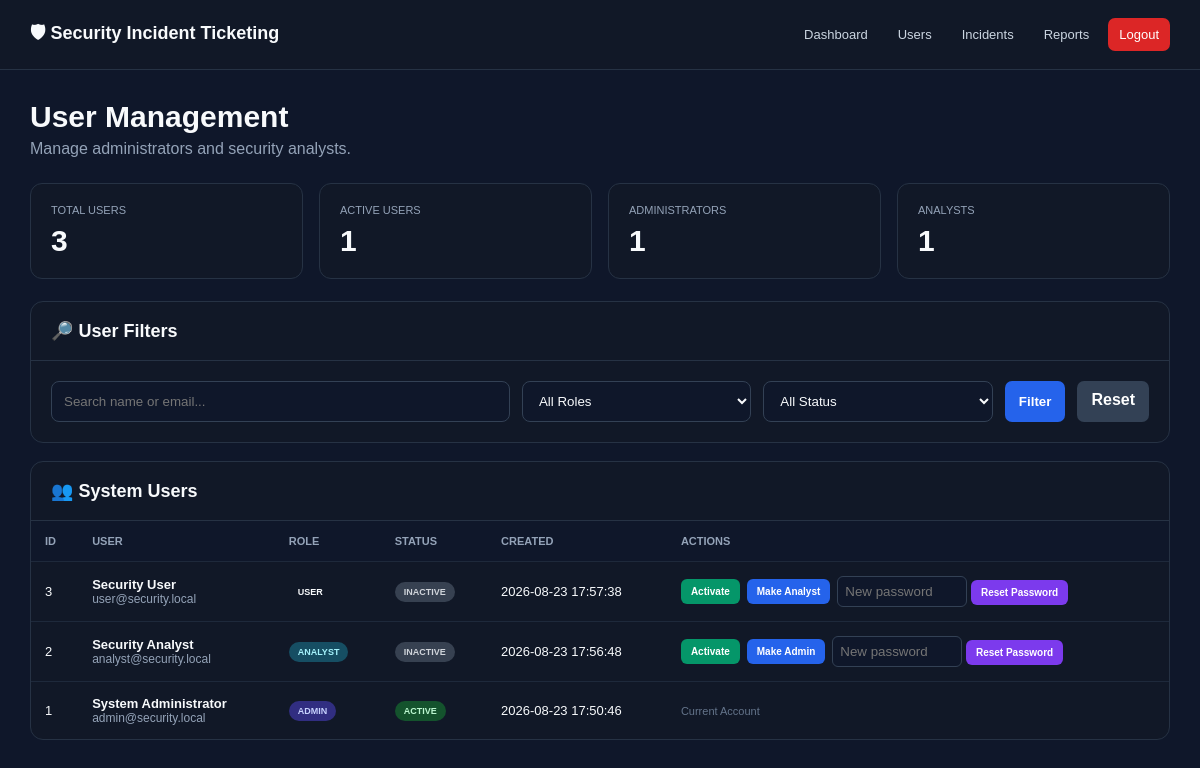
The page /admin/users.php (signed in) on the database its author committed.
### tables this page shows
CREATE TABLE `users` (
  `id` int UNSIGNED NOT NULL,
  `name` varchar(100) NOT NULL,
  `email` varchar(150) NOT NULL,
  `password` varchar(255) NOT NULL,
  `role` enum('admin','analyst','user') NOT NULL DEFAULT 'user',
  `status` enum('active','inactive') NOT NULL DEFAULT 'active',
  `created_at` timestamp NULL DEFAULT CURRENT_TIMESTAMP
);

### config/security.php (called while the page is built, shortened)
<?php
function e(?string $value): string
{
    return htmlspecialchars(
        $value ?? '',
        ENT_QUOTES,
        'UTF-8'
    );
}

### admin/users.php (the view, shortened to what this page needs)
<?php
require_once __DIR__ . '/../config/database.php';
require_once __DIR__ . '/../config/security.php';
$search =
    trim(
        $_GET['search'] ?? ''
    );
$sql = "
    SELECT
        id,
        name,
        email,
        role,
        status,
        created_at
    FROM users
    WHERE 1 = 1
";
$params = [];
$sql .= "
    ORDER BY created_at DESC
";
$stmt =
    $pdo->prepare($sql);
$stmt->execute($params);
$users =
    $stmt->fetchAll();
$totalUsers =
    count($users);
$activeUsers = 0;
$adminUsers = 0;
$analystUsers = 0;
foreach (
    $users
    as $user
) {
    if (
        $user['status']
        ===
        'active'
    ) {
        $activeUsers++;
    }
    if (
        $user['role']
        ===
        'admin'
    ) {
        $adminUsers++;
    }
    if (
        $user['role']
        ===
        'analyst'
    ) {
        $analystUsers++;
    }
}
?>
<!DOCTYPE html>
<html lang="en">
<head>
</head>
<body>
<div class="navbar">
    <div class="brand">
        🛡 Security Incident Ticketing
    </div>
    <div class="nav-links">
        <a href="dashboard.php">
            Dashboard
        </a>
        <a href="users.php">
            Users
        </a>
        <a href="incidents.php">
            Incidents
        </a>
        <a href="../reports/incidents-report.php">
            Reports
        </a>
        <a
            href="../auth/logout.php"
            class="logout"
        >
            Logout
        </a>
    </div>
</div>
<div class="container">
    <div class="header">
        <h1>
            User Management
        </h1>
        <p>
            Manage administrators and security analysts.
        </p>
    </div>
    <div class="stats">
        <div class="stat">
            <div class="stat-label">
                Total Users
            </div>
            <div class="stat-value">
                <?= e(
                    (string)$totalUsers
                ) ?>
            </div>
        </div>
        <div class="stat">
            <div class="stat-label">
                Active Users
            </div>
            <div class="stat-value">
                <?= e(
                    (string)$activeUsers
                ) ?>
            </div>
        </div>
        <div class="stat">
            <div class="stat-label">
                Administrators
            </div>
            <div class="stat-value">
                <?= e(
                    (string)$adminUsers
                ) ?>
            </div>
        </div>
        <div class="stat">
            <div class="stat-label">
                Analysts
            </div>
            <div class="stat-value">
                <?= e(
                    (string)$analystUsers
                ) ?>
            </div>
        </div>
    </div>
    <div class="card">
        <div class="card-header">
            <h2>
                🔎 User Filters
            </h2>
        </div>
        <form
            method="GET"
            action="users.php"
            class="filters"
        >
            <input
                type="text"
                name="search"
                placeholder="Search name or email..."
                value="<?= e(
                    $search
                ) ?>"
            >
            <select name="role">
                <option value="">
                    All Roles
                </option>
            </select>
            <select name="status">
                <option value="">
                    All Status
                </option>
            </select>
            <button
                type="submit"
                class="filter-btn"
            >
                Filter
            </button>
            <a
                href="users.php"
                class="reset"
            >
                Reset
            </a>
        </form>
    </div>
    <br>
    <div class="card">
        <div class="card-header">
            <h2>
                👥 System Users
            </h2>
        </div>
        <?php if (!$users): ?>
            <div class="empty">
                No users found.
            </div>
        <?php else: ?>
            <div class="table-wrapper">
                <table>
                    <thead>
                        <tr>
                            <th>
                                ID
                            </th>
                            <th>
                                User
                            </th>
                            <th>
                                Role
                            </th>
                            <th>
                                Status
                            </th>
                            <th>
                                Created
                            </th>
                            <th>
                                Actions
                            </th>
                        </tr>
                    </thead>
                    <tbody>
                    <?php foreach (
                        $users
                        as $user
                    ): ?>
                        <tr>
                            <td>
                                <?= e(
                                    (string)$user['id']
                                ) ?>
                            </td>
                            <td>
                                <div class="name">
                                    <?= e(
                                        $user['name']
                                    ) ?>
                                </div>
                                <div class="email">
                                    <?= e(
                                        $user['email']
                                    ) ?>
                                </div>
                            </td>
                            <td>
                                <span
                                    class="badge badge-<?=
                                        e(
                                            $user['role']
                                        )
                                    ?>"
                                >
                                    <?= e(
                                        ucfirst(
                                            $user['role']
                                        )
                                    ) ?>
                                </span>
                            </td>
                            <td>
                                <span
                                    class="badge badge-<?=
                                        e(
                                            $user['status']
                                        )
                                    ?>"
                                >
                                    <?= e(
                                        ucfirst(
                                            $user['status']
                                        )
                                    ) ?>
                                </span>
                            </td>
                            <td>
                                <?= e(
                                    $user['created_at']
                                ) ?>
                            </td>
                            <td>
                                <?php if (
                                    (int)$user['id']
                                    !==
                                    (int)$_SESSION['user_id']
                                ): ?>
                                    <div class="actions">
                                        <form
                                            method="POST"
                                            action="users.php"
                                        >
                                            <?php if (
                                                $user['status']
                                                ===
                                                'active'
                                            ): ?>
                                                <input
                                                    type="hidden"
                                                    name="action"
                                                    value="deactivate"
                                                >
                                                <button
                                                    type="submit"
                                                    class="action-btn deactivate"
                                                >
                                                    Deactivate
                                                </button>
                                            <?php else: ?>
                                                <button
                                                    type="submit"
                                                    class="action-btn activate"
                                                >
                                                    Activate
                                                </button>
                                            <?php endif; ?>
                                        </form>
                                        <form
                                            method="POST"
                                            action="users.php"
                                        >
                                            <?php if (
                                                $user['role']
                                                ===
                                                'analyst'
                                            ): ?>
                                                <button
                                                    type="submit"
                                                    class="action-btn role"
                                                >
                                                    Make Admin
                                                </button>
                                            <?php else: ?>
                                                <button
                                                    type="submit"
                                                    class="action-btn role"
                                                >
                                                    Make Analyst
                                                </button>
                                            <?php endif; ?>
                                        </form>
                                        <form
                                            method="POST"
                                            action="users.php"
                                        >
                                            <input
                                                type="password"
                                                name="password"
                                                minlength="8"
                                                placeholder="New password"
                                                required
                                                style="
                                                    width:130px;
                                                    padding:7px;
                                                    background:#0f172a;
                                                    color:white;
                                                    border:1px solid #334155;
                                                    border-radius:6px;
                                                "
                                            >
                                            <button
                                                type="submit"
                                                class="action-btn reset-password"
                                            >
                                                Reset Password
                                            </button>
                                        </form>
                                    </div>
                                <?php else: ?>
                                    <span
                                        style="
                                            color:#64748b;
                                            font-size:11px;
                                        "
                                    >
                                        Current Account
                                    </span>
                                <?php endif; ?>
                            </td>
                        </tr>
                    <?php endforeach; ?>
                    </tbody>
                </table>
            </div>
        <?php endif; ?>
    </div>
</div>
</body>
</html>

### admin/users.php (style rules this page uses)
* { box-sizing: border-box; }
body { margin: 0; font-family: Arial, sans-serif; background: #0f172a; color: #f8fafc; }
.navbar { background: #111827; border-bottom: 1px solid #263244; padding: 18px 30px; display: flex; justify-content: space-between; align-items: center; gap: 20px; }
.brand { font-size: 18px; font-weight: 700; }
.nav-links { display: flex; gap: 8px; flex-wrap: wrap; }
.nav-links a { color: #cbd5e1; text-decoration: none; padding: 9px 11px; border-radius: 7px; font-size: 13px; }
.logout { background: #dc2626 !important; color: white !important; }
.container { max-width: 1400px; margin: auto; padding: 30px; }
.header { margin-bottom: 25px; }
.header h1 { margin: 0 0 6px; font-size: 30px; }
.header p { margin: 0; color: #94a3b8; }
.stats { display: grid; grid-template-columns: repeat(4, 1fr); gap: 16px; margin-bottom: 22px; }
.stat { background: #111827; border: 1px solid #263244; border-radius: 12px; padding: 20px; }
.stat-label { color: #94a3b8; font-size: 11px; text-transform: uppercase; margin-bottom: 8px; }
.stat-value { font-size: 30px; font-weight: 700; }
.card { background: #111827; border: 1px solid #263244; border-radius: 13px; overflow: hidden; }
.card-header { padding: 18px 20px; border-bottom: 1px solid #263244; }
.card-header h2 { margin: 0; font-size: 18px; }
.filters { padding: 20px; display: grid; grid-template-columns: 2fr 1fr 1fr auto auto; gap: 12px; }
input, select { width: 100%; padding: 11px 12px; background: #0f172a; color: #f8fafc; border: 1px solid #334155; border-radius: 8px; outline: none; }
button, .reset { padding: 10px 14px; border: none; border-radius: 7px; cursor: pointer; text-decoration: none; font-weight: 700; text-align: center; }
.filter-btn { background: #2563eb; color: white; }
.reset { background: #334155; color: white; }
.table-wrapper { width: 100%; overflow-x: auto; }
table { width: 100%; min-width: 1100px; border-collapse: collapse; }
th { text-align: left; background: #0f172a; color: #94a3b8; padding: 14px; font-size: 11px; text-transform: uppercase; }
td { padding: 14px; border-top: 1px solid #1e293b; font-size: 13px; }
.name { font-weight: 700; }
.email { color: #94a3b8; font-size: 12px; }
.badge { display: inline-block; padding: 5px 9px; border-radius: 20px; font-size: 9px; font-weight: 700; text-transform: uppercase; }
.badge-admin { background: #312e81; color: #c7d2fe; }
.badge-analyst { background: #164e63; color: #a5f3fc; }
.badge-active { background: #14532d; color: #bbf7d0; }
.badge-inactive { background: #374151; color: #d1d5db; }
.actions { display: flex; gap: 7px; align-items: center; flex-wrap: wrap; }
.action-btn { padding: 7px 10px; border: none; border-radius: 6px; color: white; cursor: pointer; font-size: 10px; font-weight: 700; }
.activate { background: #059669; }
.role { background: #2563eb; }
.reset-password { background: #7c3aed; }

### rows shown on the page
users: id "3", name "Security User", email "user@security.local", role "USER", status "INACTIVE", created_at "2026-08-23 17:57:38", shows "Activate", shows "Make Analyst"
users: id "2", name "Security Analyst", email "analyst@security.local", role "ANALYST", status "INACTIVE", created_at "2026-08-23 17:56:48", shows "Activate", shows "Make Admin"
users: id "1", name "System Administrator", email "admin@security.local", role "ADMIN", status "ACTIVE", created_at "2026-08-23 17:50:46", shows "Current Account"

### other values the page prints
$totalUsers "3"
$activeUsers "1"
$adminUsers "1"
$analystUsers "1"
